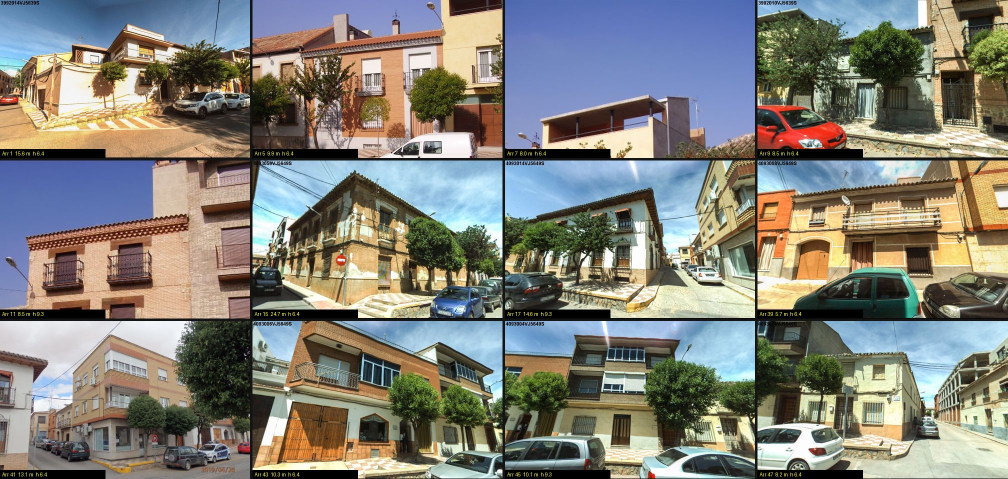
#> input picture tools/casas/arr_fotos_1.jpg, 2015 x 958 px (shown at 1/2 size)
$ python hojas.py out.png ../casas/arr_fotos_1.jpg 1.0
#> lines starting #> are read from the running program, lines starting #| are printed output that depends on the picture
### tools/rice/vistas360.py
"""Flat views out of a 360 photo (equirectangular): a sheet of them, one every `step` degrees round, at eye level, and
any others asked for.

    python tools/rice/vistas360.py PANO.jpg OUT.jpg CENTRE [step=60] [fov=90] [pitch=0]
    python tools/rice/vistas360.py PANO.jpg OUT.jpg CENTRE heading,pitch,fov [heading,pitch,fov ...]

CENTRE: the compass heading the middle of the picture looks at (Google's word for it; a person's 360 is often some
degrees out: check against a wall whose bearing is known). The 360 photos are other people's: NOT kept in the repository.
"""
import math, sys
import numpy as np
from PIL import Image, ImageDraw, ImageFont


def view(src, centre, heading, pitch, fov, w=800, h=500):
    H, W = src.shape[:2]
    f = (w / 2.0) / math.tan(math.radians(fov) / 2.0)
    xs, ys = np.meshgrid(np.arange(w) - w / 2.0 + 0.5, h / 2.0 - np.arange(h) - 0.5)
    d = np.stack([xs, ys, np.full_like(xs, f)], -1)
    d /= np.linalg.norm(d, axis=-1, keepdims=True)
    p = math.radians(pitch)
    y = d[..., 1] * math.cos(p) + d[..., 2] * math.sin(p)
    z = -d[..., 1] * math.sin(p) + d[..., 2] * math.cos(p)
    x = d[..., 0]
    yaw = np.degrees(np.arctan2(x, z)) + heading - centre
    lat = np.degrees(np.arcsin(np.clip(y, -1, 1)))
    u = ((yaw / 360.0 + 0.5) % 1.0) * W
    v = (0.5 - lat / 180.0) * H
    return Image.fromarray(src[np.clip(v.astype(int), 0, H - 1), np.clip(u.astype(int), 0, W - 1)])


# [24 lines that do not run on import are left out]

### tools/rice/hojas.py
"""The sheets of the Cafetería Rize and its alley shown to the user (guion/fotos/rice/).

    python tools/rice/hojas.py                         the game's own pictures -> guion/fotos/rice/01, 02
    python -I tools/rice/hojas.py OUT_FOLDER PANO.jpg CENTRE
        the game beside flat views cut out of the 360 photo taken in the alley (vistas360.py; CENTRE: the heading of
        the middle of the photo, 307 for this one): somebody else's photo, so OUT_FOLDER is NOT in the repository

The game's pictures: python tools/run_tests.py rize (godot/shots/rize_*.png).
"""
import os, sys
from PIL import Image, ImageDraw, ImageFont

HERE = os.path.dirname(os.path.abspath(__file__))
ROOT = os.path.join(HERE, '..', '..')
SHOTS = os.path.join(ROOT, 'godot', 'shots')
try:
    font = ImageFont.truetype('arial.ttf', 18)
except Exception:
    font = ImageFont.load_default()


def sheet(path, rows, w, h, cols):
    n = (len(rows) + cols - 1) // cols
    out = Image.new('RGB', (cols * w + (cols - 1) * 6, n * (h + 28)), (22, 22, 24))
    d = ImageDraw.Draw(out)
    for i, (label, im) in enumerate(rows):
        x, y = (i % cols) * (w + 6), (i // cols) * (h + 28)
        d.text((x + 6, y + 4), label, fill=(240, 240, 240), font=font)
        k = min(w / im.size[0], h / im.size[1])
        t = im.resize((int(im.size[0] * k), int(im.size[1] * k)), Image.LANCZOS)
        out.paste(t, (x + (w - t.size[0]) // 2, y + 28 + (h - t.size[1]) // 2))
    out.save(path, quality=88)
    print(path, out.size)


def shot(n):
    return Image.open(os.path.join(SHOTS, 'rize_' + n + '.png')).convert('RGB')


if len(sys.argv) > 3:
    sys.path.insert(0, HERE)                    # (vistas360.py, beside this: -I leaves the script's folder out)
    import numpy as np
    from vistas360 import view
    out = sys.argv[1]
    os.makedirs(out, exist_ok=True)
    pano = np.asarray(Image.open(sys.argv[2]).convert('RGB'))
#> pano is the input picture: shape (958, 2015, 3); mean R, G, B 129.9, 129, 121.2
    centre = float(sys.argv[3])
    sheet(os.path.join(out, 'comparacion.jpg'), [
        ('Foto 360° (2020) · la cafetería', view(pano, centre, 105, 12, 95)), ('El juego · la cafetería, abierta', shot('cafe_abierto')),
        ('Foto 360° · la casa gris', view(pano, centre, 212, 12, 80)), ('El juego · la casa gris', shot('casa_gris_abierto')),
        ('Foto 360° · el garaje del emblema y el portón verde', view(pano, centre, 300, 8, 95)), ('El juego · el garaje y el portón', shot('garaje_abierto')),
        ('Foto 360° · el rincón de las cajas', view(pano, centre, 20, -10, 80)), ('El juego · el rincón (con el azafrán)', shot('rincon_abierto')),
        ('Foto 360° · hacia la avenida', view(pano, centre, 180, -5, 70)), ('El juego · hacia la avenida', shot('salida_abierto')),
    ], 800, 500, 2)
#> in view, `return Image.fromarray(src[np.clip(v.astype(int), 0, H - 1), np.clip(u..`:
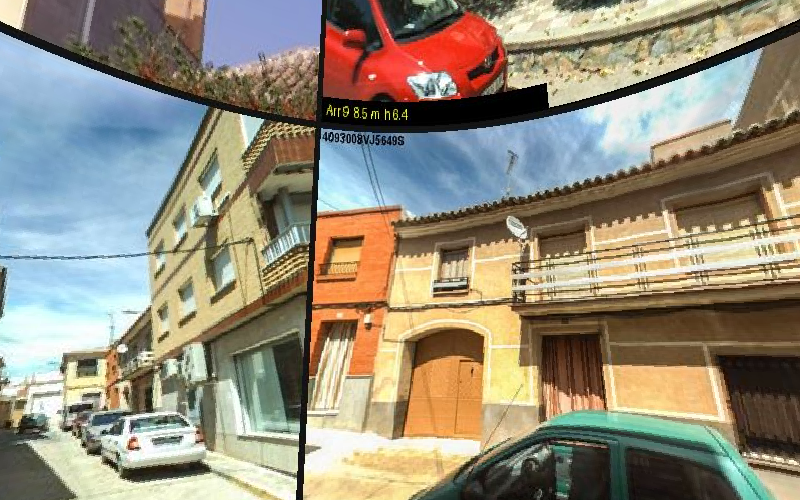
#> returned value: PIL image 800x500 RGB; mean R, G, B 148.3, 140.9, 123.3
#> (the run stopped early here; a loop or call above may not have finished)

$ run again, on tools/casas/arr_fotos_3.jpg
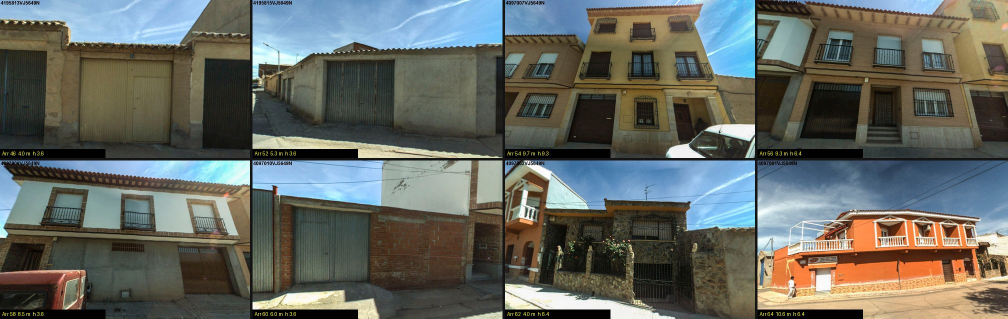
#> input picture tools/casas/arr_fotos_3.jpg, 2015 x 637 px (shown at 1/2 size)
#> pano is the input picture: shape (637, 2015, 3); mean R, G, B 100.3, 103.6, 97.3
#> in view, `return Image.fromarray(src[np.clip(v.astype(int), 0, H - 1), np.clip(u..`:
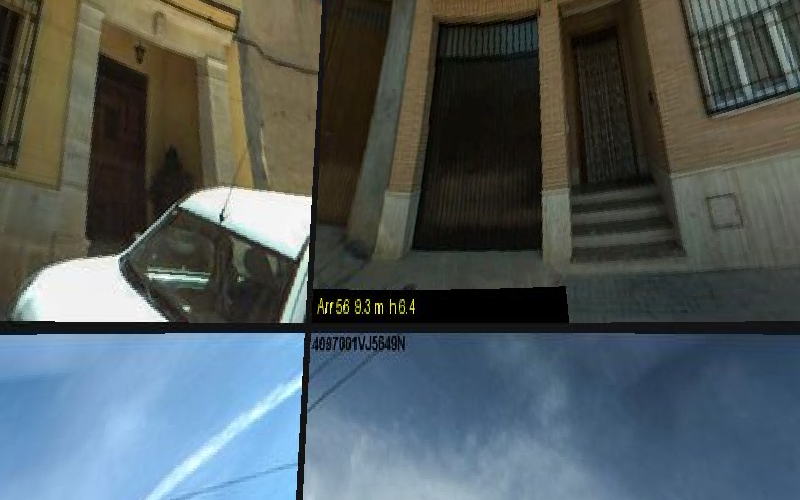
#> returned value: PIL image 800x500 RGB; mean R, G, B 81.6, 91, 92.9

$ run again, on tools/casas/fotos_1.jpg
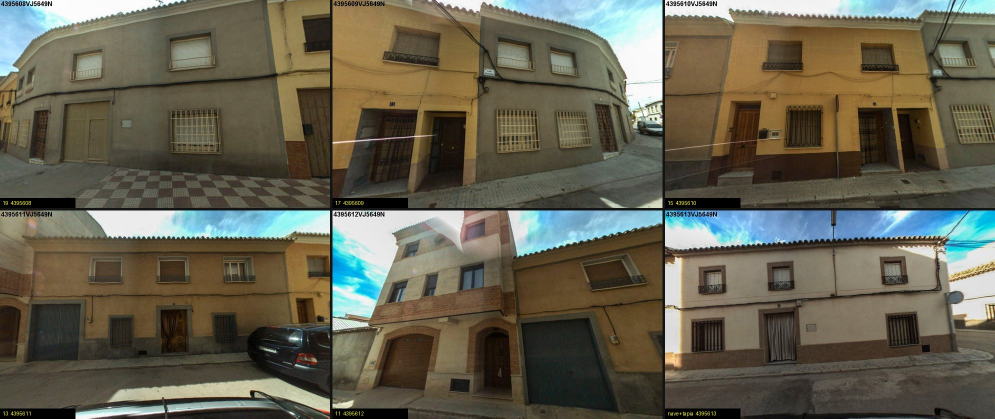
#> input picture tools/casas/fotos_1.jpg, 1990 x 837 px (shown at 1/2 size)
#> pano is the input picture: shape (837, 1990, 3); mean R, G, B 100.9, 97.1, 80.7
#> in view, `return Image.fromarray(src[np.clip(v.astype(int), 0, H - 1), np.clip(u..`:
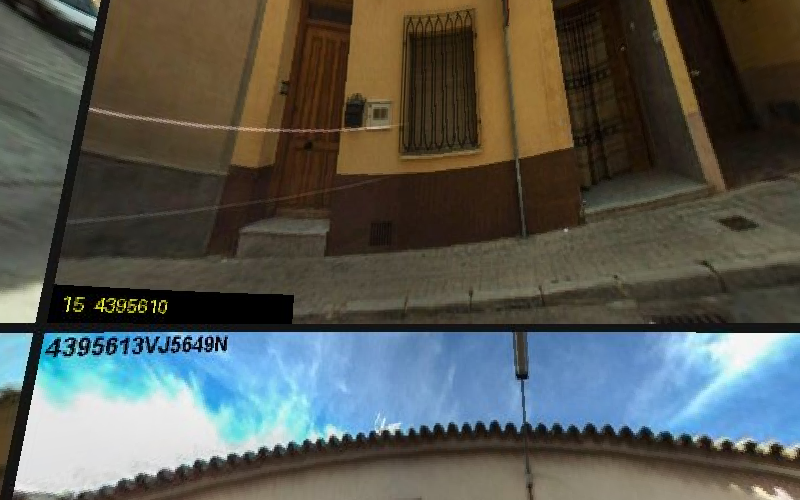
#> returned value: PIL image 800x500 RGB; mean R, G, B 87.3, 89.4, 83.5

$ run again, on tools/casas/fotos_2.jpg
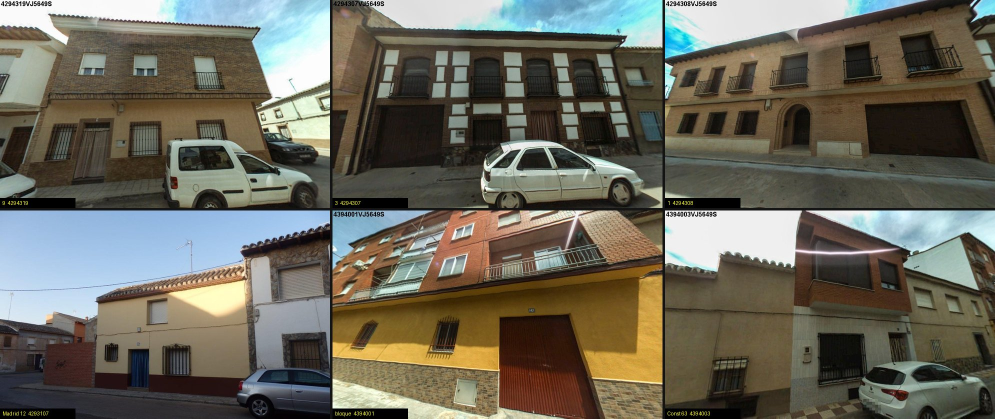
#> input picture tools/casas/fotos_2.jpg, 1990 x 837 px (shown at 1/2 size)
#> pano is the input picture: shape (837, 1990, 3); mean R, G, B 107.3, 104.5, 92.3
#> in view, `return Image.fromarray(src[np.clip(v.astype(int), 0, H - 1), np.clip(u..`:
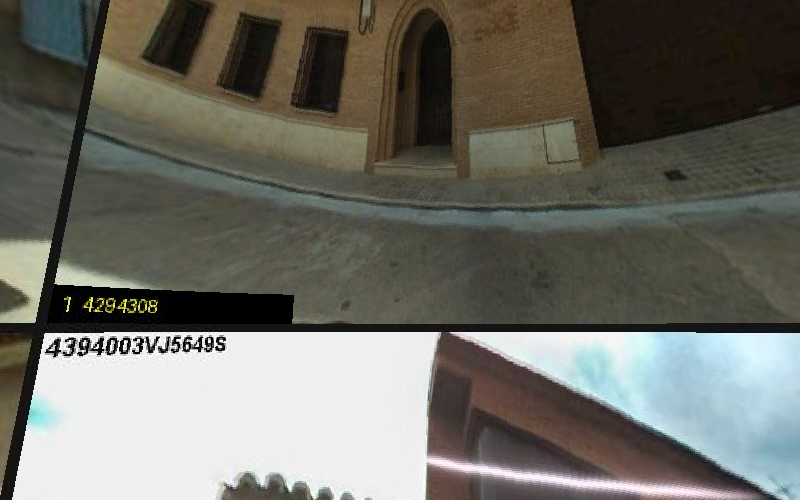
#> returned value: PIL image 800x500 RGB; mean R, G, B 109.4, 108.7, 100.7
